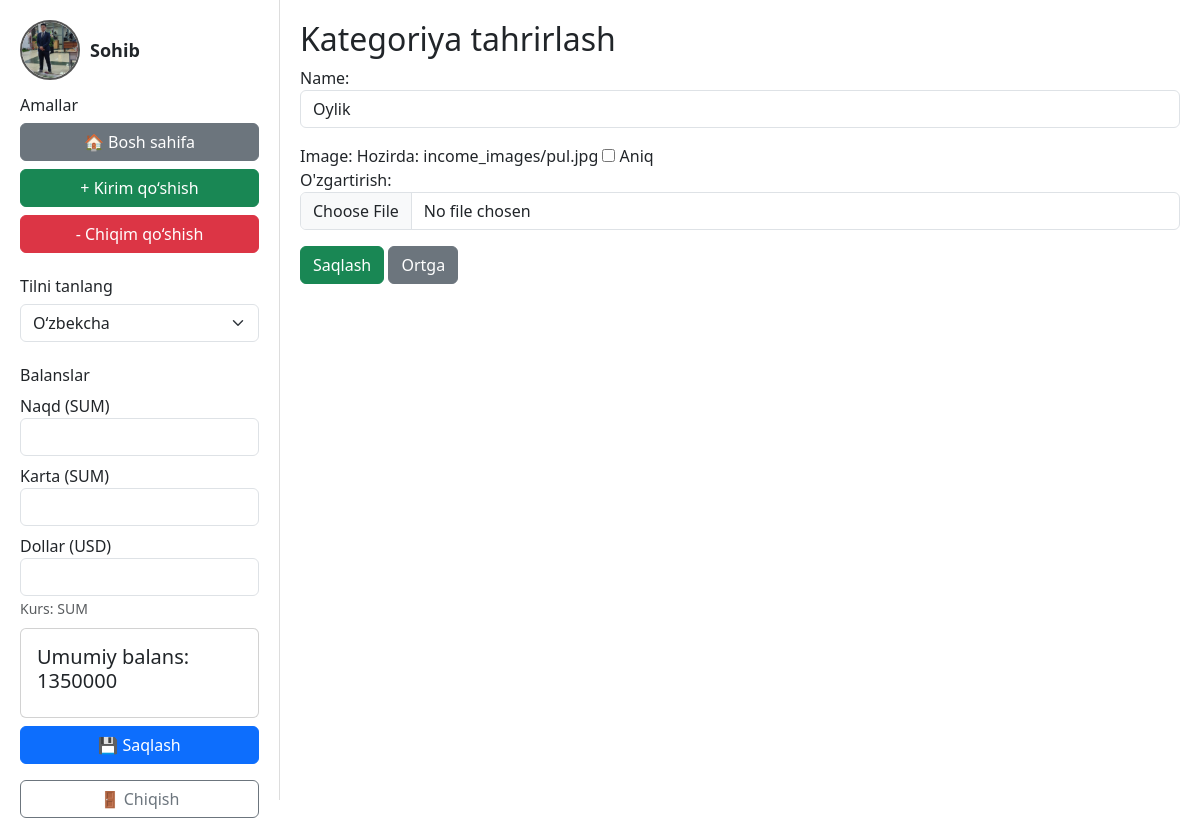
The app's page /finance/categories/1/edit/ (signed in) with its own data.
### users/models.py (models this page shows, shortened)
class CustomUser(AbstractUser):
    phone_number = models.CharField(max_length=20,null=True, blank=True)
    image = models.ImageField(upload_to='profiles/', null=True, blank=True)

### finance/models.py (models this page shows, shortened)
class Category(models.Model):
    user = models.ForeignKey(settings.AUTH_USER_MODEL, on_delete=models.CASCADE)
    name = models.CharField(max_length=50, unique=True)
    image = models.ImageField(
        upload_to="income_images/",
        blank=True,
        null=True,
        default="income_images/default.jpg"
    )

### finance/views.py (the view)
# urls.py: path('categories/<int:pk>/edit/', views.update_category, name='update_category'),
@login_required
def update_category(request, pk):
    category = get_object_or_404(Category, pk=pk, user=request.user)
    if request.method == "POST":
        form = CategoryForm(request.POST, request.FILES, instance=category)
        if form.is_valid():
            form.save()
            messages.success(request, _("Kategoriya yangilandi"))
            return redirect("category_list")
    else:
        form = CategoryForm(instance=category)
    return render(request, "add_category.html", {"form": form})

### finance/forms.py
class CategoryForm(forms.ModelForm):
    class Meta:
        model = Category
        fields = ["name", "image"]
        widgets = {
            "name": forms.TextInput(attrs={"class": "form-control"}),
            "image": forms.ClearableFileInput(attrs={"class": "form-control"})
        }

### finance/context_processors.py (called while the page is built)
def user_balance(request):
    if request.user.is_authenticated:
        balance, created = UserBalance.objects.get_or_create(user=request.user)
        umumiy = (balance.cash or 0) + (balance.card or 0) + (balance.dollar or 0) * 12300
        return {
            "balance": balance,
            "umumiy_balans": number_format(umumiy, use_l10n=True, decimal_pos=0),
        }
    return {}

### templates/add_category.html (shortened to what this page needs)
{% extends "base.html" %}
{% load i18n %}
{% block content %}
<h2>
  {% if form.instance.pk %}
    {% trans "Kategoriya tahrirlash" %}
  {% else %}
    {% trans "Yangi kategoriya" %}
  {% endif %}
</h2>
<form method="post" enctype="multipart/form-data">
    {{ form.as_p }}
    <button type="submit" class="btn btn-success">{% trans "Saqlash" %}</button>
    <a href="{% url 'category_list' %}" class="btn btn-secondary">{% trans "Ortga" %}</a>
</form>
{% endblock %}

### templates/base.html (shortened to what this page needs)
<!DOCTYPE html>
<html lang="{{ LANGUAGE_CODE }}">
<head>
    {% load humanize i18n %}
    <link href="https://cdn.jsdelivr.net/npm/bootstrap@5.3.0/dist/css/bootstrap.min.css" rel="stylesheet">
</head>
<body>
<div class="d-flex">
    <div class="sidebar">
        <div>
            <div class="d-flex align-items-center mb-3">
                {% if request.user.is_authenticated %}
                    <a href="{% url 'profile' %}" class="d-flex align-items-center text-decoration-none">
                        {% if request.user.image %}
                            <img src="{{ request.user.image.url }}" class="profile-pic">
                        {% else %}
                            <img src="https://via.placeholder.com/60" class="profile-pic">
                        {% endif %}
                        <span class="username">{{ request.user.username }}</span>
                    </a>
                {% else %}
                    <a href="{% url 'login' %}" class="d-flex align-items-center text-decoration-none">
                        <img src="https://via.placeholder.com/60" class="profile-pic">
                        <span class="username">{% trans "Mehmon" %}</span>
                    </a>
                {% endif %}
            </div>
            <div class="mb-4">
                <h6>{% trans "Amallar" %}</h6>
                <div class="d-grid gap-2">
                    <a href="{% url 'dashboard' %}" class="btn btn-secondary">🏠 {% trans "Bosh sahifa" %}</a>
                    <a href="{% url 'category_list' %}" class="btn btn-success">+ {% trans "Kirim qo‘shish" %}</a>
                    <a href="{% url 'expense_category_list' %}" class="btn btn-danger">- {% trans "Chiqim qo‘shish" %}</a>
                </div>
            </div>
            <div class="mb-4">
                <h6>{% trans "Tilni tanlang" %}</h6>
                <form method="post" action="{% url 'set_language' %}">
                    <select name="language" onchange="this.form.submit()" class="form-select">
                        <option value="uz" {% if request.LANGUAGE_CODE == 'uz' %}selected{% endif %}>O‘zbekcha</option>
                    </select>
                </form>
            </div>
            <h6>{% trans "Balanslar" %}</h6>
            <form method="post" action="{% url 'update_balance' %}">
                <div class="mb-2">
                    <label>{% trans "Naqd (SUM)" %}</label>
                    <input type="number" step="0.01" name="cash" class="form-control balance-card" value="{{ cash_amount }}">
                </div>
                <div class="mb-2">
                    <label>{% trans "Karta (SUM)" %}</label>
                    <input type="number" step="0.01" name="card" class="form-control balance-card" value="{{ card_amount }}">
                </div>
                <div class="mb-2">
                    <label>{% trans "Dollar (USD)" %}</label>
                    <input type="number" step="0.01" name="dollar" class="form-control balance-card" value="{{ dollar_amount }}">
                    <small class="text-muted">{% trans "Kurs" %}: {{ dollar_to_sum|intcomma }} SUM</small>
                </div>
                <div class="card p-3">
                    <h5>{% trans "Umumiy balans" %}: {{ umumiy_balans }}</h5>
                </div>
                <button type="submit" class="btn btn-primary w-100 mt-2">💾 {% trans "Saqlash" %}</button>
            </form>
        </div>
        {% if request.user.is_authenticated %}
            <div class="mt-3">
                <form method="post" action="{% url 'logout' %}">
                    <button type="submit" class="btn btn-outline-secondary w-100">🚪 {% trans "Chiqish" %}</button>
                </form>
            </div>
        {% else %}
            <div class="mt-3">
                <a href="{% url 'login' %}" class="btn btn-primary w-100">🔑 {% trans "Login" %}</a>
            </div>
        {% endif %}
    </div>
    <div class="content">
        {% block content %}{% endblock %}
    </div>
</div>
</body>
</html>

### templates/base.html (style rules this page uses)
body { margin: 0; padding: 0; }
.sidebar { width: 280px; height: 100vh; border-right: 1px solid #ddd; padding: 20px; display: flex; flex-direction: column; justify-content: space-between; }
.profile-pic { width: 60px; height: 60px; border-radius: 50%; object-fit: cover; border: 2px solid #555; }
.username { font-weight: bold; margin-left: 10px; font-size: 18px; }
.content { flex-grow: 1; padding: 20px; display: flex; flex-direction: column; }
a { color: inherit; text-decoration: none; }

### records on screen
CustomUser: user.image (picture), user.username "Sohib"
Category: name "Oylik"

### other values on screen
{{ umumiy_balans }} "1350000"
